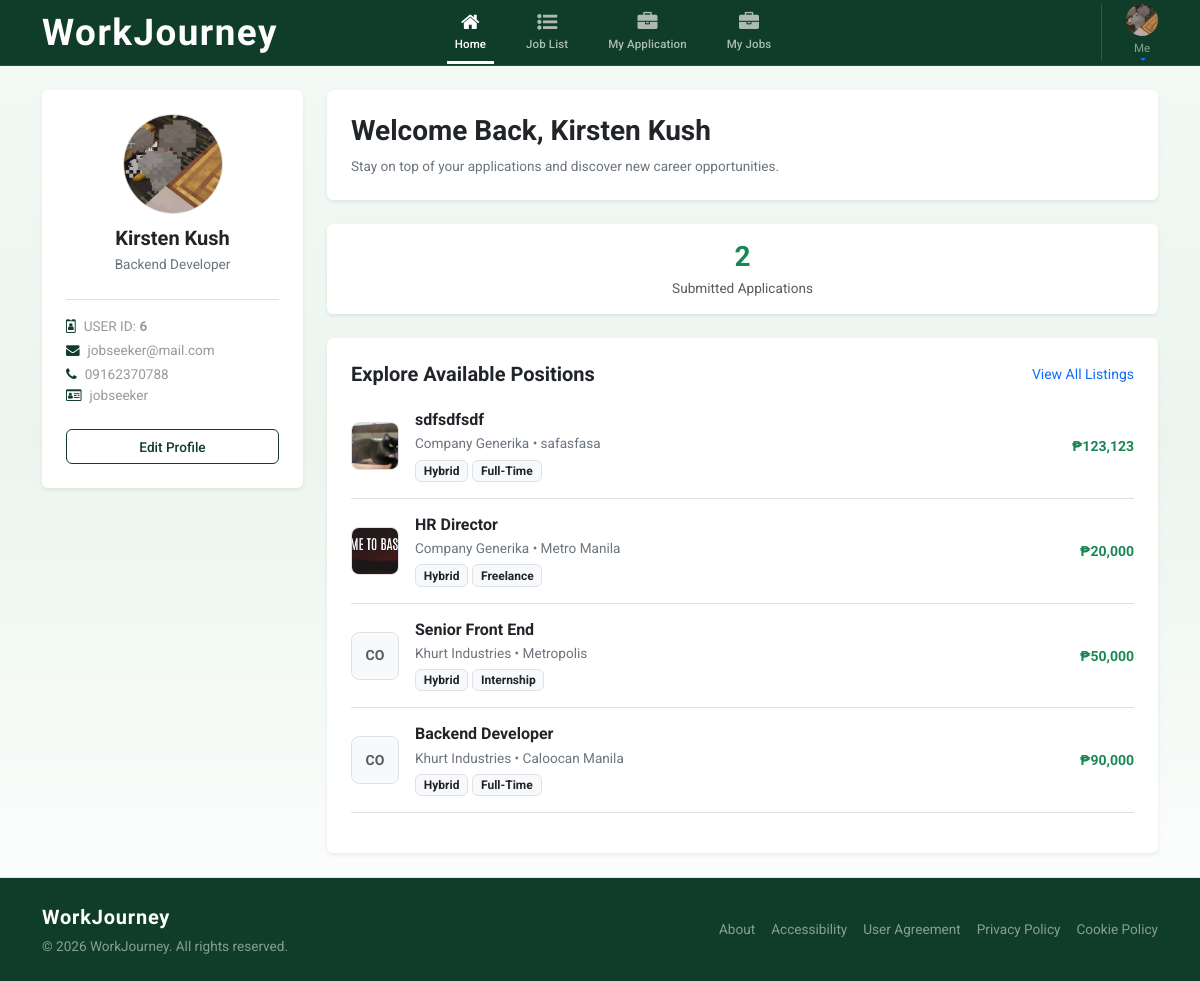
The page /pages/home.php (signed in) on the database its author committed.
### tables this page shows
CREATE TABLE `users` (
  `UserID` int(11) NOT NULL,
  `FullName` varchar(100) NOT NULL,
  `Email` varchar(150) NOT NULL,
  `Password` varchar(255) NOT NULL,
  `Usertype` varchar(255) NOT NULL,
  `Location` varchar(200) DEFAULT NULL,
  `JobTitle` varchar(100) DEFAULT NULL,
  `CompanyName` varchar(255) DEFAULT NULL,
  `ContactNumber` varchar(20) DEFAULT NULL,
  `ProfileImagePath` varchar(255) DEFAULT NULL
);

CREATE TABLE `jobs` (
  `JobID` int(11) NOT NULL,
  `EmployerID` int(11) NOT NULL,
  `JobTitle` varchar(255) NOT NULL,
  `Description` text NOT NULL,
  `JobType` enum('Full-Time','Part-Time','Contract','Internship','Freelance') NOT NULL,
  `WorkSetup` enum('On-Site','Remote','Hybrid') NOT NULL,
  `ExperienceLevel` varchar(50) DEFAULT NULL,
  `Location` varchar(255) DEFAULT NULL,
  `PostedDate` timestamp NOT NULL DEFAULT current_timestamp(),
  `Salary` varchar(255) DEFAULT NULL,
  `Status` varchar(20) DEFAULT 'Open',
  `MaxApplicants` int(11) DEFAULT 1
);

### classes/UserClass.php (called while the page is built, shortened)
<?php
class UserClass
{
    private static $databaseName = "jobdb";
    private static $conn = null;
    private static function getDb()
    {
        if (self::$conn === null) {
            self::$conn = new mysqli("localhost", "root", "", self::$databaseName);
        }
        return self::$conn;
    }
    public static function getUserById($id)
    {
        $conn = self::getDb();
        $stmt = $conn->prepare("SELECT UserID, FullName, Email, JobTitle, Location, ContactNumber, ProfileImagePath, Usertype, CompanyName FROM users WHERE UserID = ? LIMIT 1");
        $stmt->bind_param("i", $id);
        $stmt->execute();
        $user = $stmt->get_result()->fetch_assoc();
        if ($user) {
            $user['DisplaySubtext'] = ($user['Usertype'] === 'employer')
                ? ($user['CompanyName'] ?? $user['JobTitle'])
                : ($user['JobTitle'] ?? '');
        }
        return $user;
    }
}

### classes/AuthClass.php (called while the page is built, shortened)
<?php
class AuthClass
{
    private static $databaseName = "jobdb";
    private static $conn = null;
    private static function getDb()
    {
        if (self::$conn === null) {
            self::$conn = new mysqli("localhost", "root", "", self::$databaseName);
        }
        return self::$conn;
    }
    public static function countUserApplications($applicantId)
    {
        $conn = self::getDb();
        $stmt = $conn->prepare("SELECT COUNT(*) as total_apps FROM applications WHERE ApplicantID = ?");
        $stmt->bind_param("i", $applicantId);
        $stmt->execute();
        $result = $stmt->get_result();
        if ($row = $result->fetch_assoc()) {
            return $row['total_apps'];
        }
        return 0;
    }
}
?>

### classes/HomeClass.php (called while the page is built, shortened)
<?php
class HomeClass {
    private static function getConnection() {
        return new mysqli("localhost", "root", "", "jobdb");
    }
    public static function getPublicJobs($search = '') {
        $conn = self::getConnection();
        $sql = "SELECT j.*, u.CompanyName, u.ProfileImagePath, u.JobTitle AS EmployerTitle FROM jobs j
                JOIN users u ON j.EmployerID = u.UserID
                WHERE j.Status = 'Open'";
        $sql .= " ORDER BY j.PostedDate DESC";
        $stmt = $conn->prepare($sql);
        $stmt->execute();
        $result = $stmt->get_result();
        return $result;
    }
}
?>

### pages/home.php (the view, shortened to what this page needs)
<?php
require_once '../classes/UserClass.php';
require_once '../classes/AuthClass.php';
require_once '../classes/HomeClass.php';
$user = UserClass::getUserById($_SESSION['user_id']);
$current_user_id = $_SESSION['user_id'] ?? 0;
$role = $user['Usertype'] ?? 'jobseeker';
if ($role === 'employer') {
    $stats = HomeClass::getEmployerStats($current_user_id);
    $totalApplications = $stats['pending_apps'] ?? 0;
} else {
    $totalApplications = AuthClass::countUserApplications($current_user_id);
}
$initials = !empty($user['FullName']) ? strtoupper(substr(trim($user['FullName']), 0, 2)) : 'AR';
?>
<!DOCTYPE html>
<html lang="en">
<head>
  <link href="https://cdn.jsdelivr.net/npm/bootstrap@5.3.3/dist/css/bootstrap.min.css" rel="stylesheet" />
  <link rel="stylesheet" type="text/css" href="https://cdnjs.cloudflare.com/ajax/libs/font-awesome/4.7.0/css/font-awesome.min.css">
  <link href="styles.css" rel="stylesheet" />
</head>
<body class="home-page-body d-flex flex-column min-vh-100">
  <nav class="navbar navbar-expand-lg bg-green border-bottom sticky-top py-0">
    <div class="container">
      <div class="d-flex align-items-center gap-2 my-2 my-lg-0 flex-grow-1 flex-lg-grow-0">
        <a class="navbar-brand jobful-title text-white m-0 pe-2 text-decoration-none" href="home.php">WorkJourney</a>
      </div>
      <div class="collapse navbar-collapse" id="navbarNav">
        <ul class="navbar-nav mx-auto align-items-center column-nav gap-0 gap-lg-4 py-2 py-lg-0">
          <li class="nav-item">
            <a class="nav-link d-flex flex-column align-items-center text-center active" href="home.php">
              <i class="fa fa-home fs-5 mb-1"></i>
              <span class="nav-label">Home</span>
            </a>
          </li>
          <li class="nav-item">
            <a class="nav-link d-flex flex-column align-items-center text-center" href="job-list.php">
              <i class="fa fa-list-ul fs-5 mb-1"></i>
              <span class="nav-label">Job List</span>
            </a>
          </li>
          <?php if (isset($user['Usertype']) && strtolower($user['Usertype']) !== 'employer'): ?>
    <li class="nav-item">
        <a class="nav-link d-flex flex-column align-items-center text-center" href="jobs.php">
            <i class="fa fa-briefcase fs-5 mb-1"></i>
            <span class="nav-label">My Application</span>
        </a>
    </li>
<?php endif; ?>
<?php if (isset($user['Usertype']) && strtolower($user['Usertype']) !== 'employer'): ?>
    <li class="nav-item">
        <a class="nav-link d-flex flex-column align-items-center text-center" href="my-jobs.php">
            <i class="fa fa-briefcase fs-5 mb-1"></i>
            <span class="nav-label">My Jobs</span>
        </a>
    </li>
<?php endif; ?>
        </ul>
        <div class="navbar-nav ms-auto align-items-center border-start-lg ps-lg-4 py-2 py-lg-0">
          <div class="dropdown">
            <a class="d-flex flex-column align-items-center text-center text-decoration-none dropdown-toggle nav-link-profile" href="#" role="button" data-bs-toggle="dropdown" aria-expanded="false">
              <div class="avatar-sm mb-1 d-flex align-items-center justify-content-center overflow-hidden" style="width: 32px; height: 32px; border-radius: 50%; background: #eee;">
                <?php if (!empty($user['ProfileImagePath']) && file_exists("../uploads/profile_img/" . $user['ProfileImagePath'])): ?>
                  <img src="../uploads/profile_img/<?= htmlspecialchars($user['ProfileImagePath']) ?>" style="width:100%; height:100%; object-fit:cover;">
                <?php else: ?>
                  <span class="text-secondary fw-bold small"><?= $initials ?></span>
                <?php endif; ?>
              </div>
              <span class="nav-label text-white-50">Me</span>
            </a>
          </div>
        </div>
      </div>
    </div>
  </nav>
  <main class="page-shell flex-grow-1">
    <section class="container py-4">
      <div class="row g-4">
        <aside class="col-lg-3">
          <div class="card border-0 shadow-sm p-4 text-center">
            <?php if (!empty($user['ProfileImagePath']) && file_exists("../uploads/profile_img/" . $user['ProfileImagePath'])): ?>
              <img src="../uploads/profile_img/<?= htmlspecialchars($user['ProfileImagePath']) ?>"
                   alt="profile"
                   style="width:100px;height:100px;object-fit:cover;border-radius:50%;display:block;margin:0 auto 12px auto;border:1px solid #ddd;">
            <?php endif; ?>
            <h5 class="mb-1 fw-bold"><?= htmlspecialchars($user['FullName']) ?></h5>
            <p class="small-note text-secondary mb-2 text-truncate">
              <?= htmlspecialchars($user['DisplaySubtext'] ?? '') ?>
            </p>
            <div class="user-details-block mt-3 pt-3 border-top text-start">
                <div class="small-note text-muted-custom mb-1 text-truncate">
                    <i class="fa fa-id-badge me-2 text-green"></i>USER ID: <strong><?= htmlspecialchars($user['UserID'] ?? 'N/A') ?></strong>
                </div>
                <div class="small-note text-muted-custom mb-1 text-truncate">
                    <i class="fa fa-envelope me-2 text-green"></i><?= htmlspecialchars($user['Email'] ?? 'No email provided') ?>
                </div>
                <div class="small-note text-muted-custom text-truncate">
                    <i class="fa fa-phone me-2 text-green"></i><?= htmlspecialchars($user['ContactNumber'] ?? 'No contact number') ?>
                </div>
                <div class="small-note text-muted-custom text-truncate">
                    <i class="fa fa-id-card-o me-2 text-green"></i><?= htmlspecialchars($user['Usertype'] ?? 'N/A') ?>
                </div>
            </div>
            <div class="d-grid mt-4">
              <a href="profile.php" class="btn btn-outline-custom">Edit Profile</a>
            </div>
          </div>
        </aside>
        <section class="col-lg-9">
          <div class="card border-0 shadow-sm p-4 mb-4">
            <h3 class="fw-bold mb-2">Welcome Back, <?= htmlspecialchars($user['FullName']) ?></h3>
            <p class="text-secondary mb-0 small-note">
              <?php if ($role === 'employer'): ?>
                You are an employer. Manage your active openings, search jobseekers, and fill open slots effortlessly.
              <?php else: ?>
                Stay on top of your applications and discover new career opportunities.
              <?php endif; ?>
            </p>
          </div>
          <div class="row g-3 mb-4">
            <?php if ($role === 'employer'): ?>
              <div class="col-md-6">
                  <div class="card border-0 shadow-sm p-3 text-center">
                      <h3 class="fw-bold text-success mb-1"><?= $stats['total_jobs'] ?? 0 ?></h3>
                      <p class="small-note text-muted mb-0">Active Openings</p>
                  </div>
              </div>
              <div class="col-md-6">
                  <div class="card border-0 shadow-sm p-3 text-center">
                      <h3 class="fw-bold text-warning mb-1"><?= $stats['pending_apps'] ?? 0 ?></h3>
                      <p class="small-note text-muted mb-0">Unreviewed Applicants</p>
                  </div>
              </div>
            <?php else: ?>
              <div class="col-md-12">
                  <div class="card border-0 shadow-sm p-3 text-center">
                      <h3 class="fw-bold text-success mb-1"><?= $totalApplications; ?></h3>
                      <p class="small-note text-muted mb-0">Submitted Applications</p>
                  </div>
              </div>
            <?php endif; ?>
          </div>
          <div class="card border-0 shadow-sm p-4">
            <?php if ($role === 'employer'): ?>
              <div class="d-flex justify-content-between align-items-center mb-4">
                <h5 class="fw-bold mb-0">Your Active Job Offerings</h5>
                <a href="employer.php" class="small text-decoration-none">Manage All</a>
              </div>
              <?php
              $myJobs = HomeClass::getPublicJobs();
              $count = 0;
              while ($job = $myJobs->fetch_assoc()):
                  if ($job['EmployerID'] !== $current_user_id) continue;
                  $count++;
              ?>
                <div class="border-bottom pb-3 mb-3">
                  <div class="d-flex justify-content-between align-items-start">
                    <div>
                      <h6 class="mb-1 fw-bold"><?= htmlspecialchars($job['JobTitle']) ?></h6>
                      <p class="small-note text-secondary mb-1">
                        <?= htmlspecialchars($job['Location']) ?> • Max Capacity: <?= $job['MaxApplicants'] ?>
                      </p>
                    </div>
                    <span class="badge bg-success-subtle text-success"><?= htmlspecialchars($job['Status']) ?></span>
                  </div>
                </div>
              <?php
              endwhile;
              if ($count === 0): ?>
                 <p class="text-center text-muted small-note py-3">You don't have any job entries listed yet.</p>
              <?php endif; ?>
            <?php else: ?>
              <div class="d-flex justify-content-between align-items-center mb-4">
                <h5 class="fw-bold mb-0">Explore Available Positions</h5>
                <a href="jobs.php" class="small text-decoration-none">View All Listings</a>
              </div>
              <?php
              $jobs = HomeClass::getPublicJobs();
              if ($jobs && $jobs->num_rows > 0):
                  while ($job = $jobs->fetch_assoc()):
                      $imageFilename = $job['ProfileImagePath'] ?? '';
                      $empImg = !empty($imageFilename) && file_exists("../uploads/profile_img/" . $imageFilename) ? "../uploads/profile_img/" . $imageFilename : null;
              ?>
                <div class="border-bottom pb-3 mb-3 d-flex align-items-center gap-3">
                  <div class="overflow-hidden bg-light border flex-shrink-0" style="width:48px; height:48px; border-radius:8px;">
                    <?php if ($empImg): ?>
                      <img src="<?= $empImg ?>" style="width:100%; height:100%; object-fit:cover;">
                    <?php else: ?>
                      <div class="w-100 h-100 d-flex align-items-center justify-content-center text-muted fw-bold small">CO</div>
                    <?php endif; ?>
                  </div>
                  <div class="flex-grow-1">
                    <h6 class="mb-1 fw-bold"><a href="job-details.php?id=<?= $job['JobID'] ?>" class="text-dark text-decoration-none"><?= htmlspecialchars($job['JobTitle']) ?></a></h6>
                    <p class="small-note text-secondary mb-1">
                      <?= htmlspecialchars($job['CompanyName'] ?? 'Independent Employer') ?> • <?= htmlspecialchars($job['Location']) ?>
                    </p>
                    <span class="badge bg-light text-dark border-1 border"><?= htmlspecialchars($job['WorkSetup']) ?></span>
                    <span class="badge bg-light text-dark border-1 border"><?= htmlspecialchars($job['JobType']) ?></span>
                  </div>
                  <div>
                     <span class="text-success small fw-bold">₱<?= number_format((float)($job['Salary'] ?? 0)) ?></span>
                  </div>
                </div>
              <?php
                  endwhile;
              else: ?>
                <p class="text-center text-muted small-note py-3">No active jobs found matching public directories.</p>
              <?php endif; ?>
            <?php endif; ?>
          </div>
        </section>
      </div>
    </section>
  </main>
  <footer class="footer-custom mt-auto border-top bg-green text-white">
    <div class="container py-4">
      <div class="row align-items-center justify-content-between g-3">
        <div class="col-md-4 text-center text-md-start">
          <span class="jobful-title text-white fs-5 fw-bold text-decoration-none">WorkJourney</span>
          <p class="small-note text-white-50 mb-0 mt-1">&copy; 2026 WorkJourney. All rights reserved.</p>
        </div>
        <div class="col-md-5">
          <ul class="list-unstyled d-flex flex-wrap justify-content-center justify-content-md-end gap-3 mb-0 small-note">
            <li><a href="#" class="text-white-50 text-decoration-none footer-link">About</a></li>
            <li><a href="#" class="text-white-50 text-decoration-none footer-link">Accessibility</a></li>
            <li><a href="#" class="text-white-50 text-decoration-none footer-link">User Agreement</a></li>
            <li><a href="#" class="text-white-50 text-decoration-none footer-link">Privacy Policy</a></li>
            <li><a href="#" class="text-white-50 text-decoration-none footer-link">Cookie Policy</a></li>
          </ul>
        </div>
      </div>
    </div>
  </footer>
</body>
</html>

### rows shown on the page
users: ProfileImagePath (picture), FullName "Kirsten Kush", JobTitle "Backend Developer", UserID "6", Email "jobseeker@mail.com", ContactNumber "09162370788", Usertype "jobseeker"
jobs: users.ProfileImagePath (picture), JobTitle "sdfsdfsdf", users.CompanyName "Company Generika", Location "safasfasa", WorkSetup "Hybrid", JobType "Full-Time", Salary "123,123"
jobs: users.ProfileImagePath (picture), JobTitle "HR Director", users.CompanyName "Company Generika", Location "Metro Manila", WorkSetup "Hybrid", JobType "Freelance", Salary "20,000"
jobs: shows "CO", JobTitle "Senior Front End", users.CompanyName "Khurt Industries", Location "Metropolis", WorkSetup "Hybrid", JobType "Internship", Salary "50,000"
jobs: shows "CO", JobTitle "Backend Developer", users.CompanyName "Khurt Industries", Location "Caloocan Manila", WorkSetup "Hybrid", JobType "Full-Time", Salary "90,000"

### other values the page prints
$totalApplications "2"
